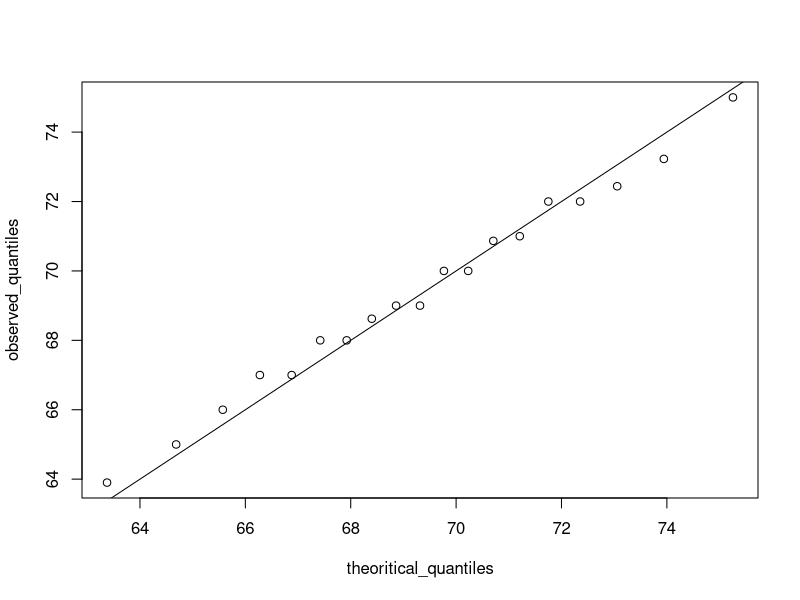
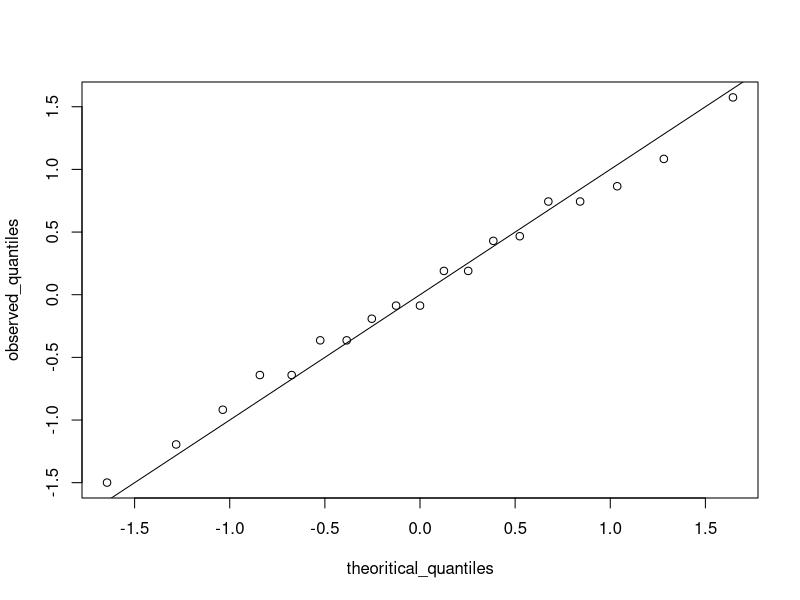

These charts were generated, in order, by the following R code:
#quantile and qq-plots to verify if normal distribution is a correct approximation of a given distribution

library(dslabs)
data(heights)
x <- heights$height[heights$sex == "Male"]
p <- seq(0.05, 0.95, 0.05)
observed_quantiles <- quantile(x,p)
theoritical_quantiles <- qnorm(p, mean = mean(x), sd = sd(x))
plot(theoritical_quantiles, observed_quantiles)
abline(0,1)

#with standard units 

library(dslabs)
data(heights)
x <- heights$height[heights$sex == "Male"]
p <- seq(0.05, 0.95, 0.05)
z <- (x-mean(x))/sd(x)
observed_quantiles <- quantile(z,p)
theoritical_quantiles <- qnorm(p)
plot(theoritical_quantiles, observed_quantiles)
abline(0,1)
